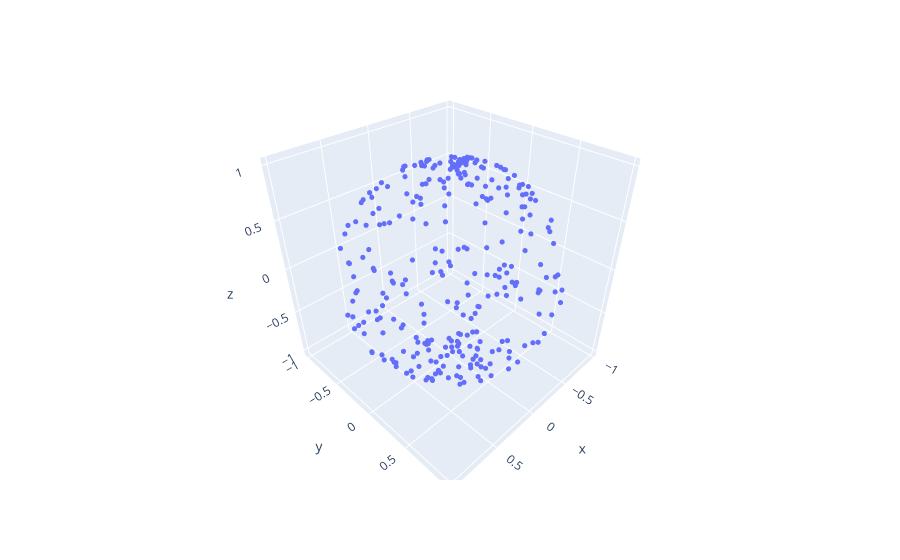

The notebook cell this image was saved under:
### Markdown cell above
### Sphere
The following code will generate a point cloud drawn from a sphere. Note this is done with plotly, so will not render on the website. Download the jupyter notebook to see it.

### Code cell
P_sphere = gPC.Sphere(300)
# Create a 3d plot of the sphere using plotly 
fig = px.scatter_3d(x=P_sphere[:,0], y=P_sphere[:,1], z=P_sphere[:,2])
fig.update_traces(marker=dict(size=3))
fig.show()

### Figure 1 — Plotly figure (JSON) as saved in the notebook; plotly's stock layout.template omitted (floating-point values rounded to 4 significant figures; data arrays with more than 128 entries replaced by an {"elided": "..."} marker saying what was removed)
{"data": [{"hovertemplate": "x=%{x}<br>y=%{y}<br>z=%{z}<extra></extra>", "legendgroup": "", "marker": {"color": "#636efa", "size": 3, "symbol": "circle"}, "mode": "markers", "name": "", "scene": "scene", "showlegend": false, "type": "scatter3d", "x": {"elided": "300 float values"}, "y": {"elided": "300 float values"}, "z": {"elided": "300 float values"}}], "layout": {"legend": {"tracegroupgap": 0}, "margin": {"t": 60}, "scene": {"domain": {"x": [0, 1], "y": [0, 1]}, "xaxis": {"title": {"text": "x"}}, "yaxis": {"title": {"text": "y"}}, "zaxis": {"title": {"text": "z"}}}}}
